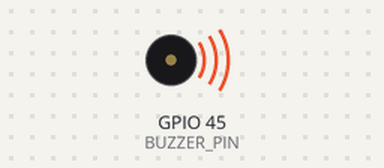
Simulated run of this sketch. Board: Seeed XIAO ESP32-S3. Shown: buzzer (waves = sounding). What the sketch prints to the serial monitor is not drawn.

Above: at 0.3 s.
At 17.49 s:
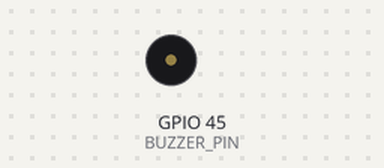
Timing chart, 0 to 20.7 s (numbered marks = the images above):
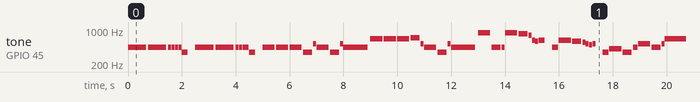

The sketch:

BuzzerWithTone.ino
```cpp
// BuzzerWithTone.ino
//
// Play the Imperial March (Darth Vader theme) on the onboard passive buzzer
// of the Seeed Studio reTerminal E1002.
//
// Melody data adapted from https://github.com/robsoncouto/arduino-songs
// by Robson Couto, 2019 (found in RadioLib AFSK_Imperial_March example).
//
// Score format: pairs of (frequency_Hz, duration_divisor).
//   Divisor > 0  →  whole_note / divisor  (e.g. 4 = quarter note)
//   Divisor < 0  →  dotted note = (whole_note / abs(divisor)) * 1.5
//   Frequency 0  →  rest
//
// Required Arduino settings (Tools menu):
//   Board        : XIAO_ESP32S3
//   Upload Speed : 115200
//
// Pin mapping:
//   GPIO 45  Buzzer (passive)
//   GPIO 43  UART1 TX  (carrier board USB-UART bridge)
//   GPIO 44  UART1 RX

#include <Arduino.h>

// ===== Serial / logging =====================================================
#define LOG_BAUD    115200
#define LOG_TX_PIN  43
#define LOG_RX_PIN  44
#define LOG_PRINT(x)    do { Serial1.print(x);    Serial.print(x);    } while(0)
#define LOG_PRINTLN(x)  do { Serial1.println(x);  Serial.println(x);  } while(0)
#define LOG_PRINTF(...) do { Serial1.printf(__VA_ARGS__); Serial.printf(__VA_ARGS__); } while(0)

// ===== Buzzer ===============================================================
#define BUZZER_PIN 45   // GPIO45

// ===== Imperial March melody ================================================
// Format: {freq_hz, divisor}  — pairs, so melody length must be even.
// Negative divisor = dotted note (duration * 1.5).
// 0 frequency = rest.
static const int kMelody[] = {
    // Darth Vader theme (Imperial March) — Star Wars
    // Source: https://musescore.com/user/202909/scores/1141521 (tenor sax part)
    // Adapted from https://github.com/robsoncouto/arduino-songs

    440,-4, 440,-4, 440,16, 440,16, 440,16, 440,16, 349,8,  0,8,
    440,-4, 440,-4, 440,16, 440,16, 440,16, 440,16, 349,8,  0,8,
    440,4,  440,4,  440,4,  349,-8, 523,16,

    440,4,  349,-8, 523,16, 440,2,
    659,4,  659,4,  659,4,  698,-8, 523,16,
    440,4,  349,-8, 523,16, 440,2,

    880,4,  440,-8, 440,16, 880,4,  831,-8, 784,16,
    622,16, 587,16, 622,8,  0,8,    440,8,  622,4,  587,-8, 554,16,

    523,16, 494,16, 523,16, 0,8,    349,8,  415,4,  349,-8, 440,-16,
    523,4,  440,-8, 523,16, 659,2,

    880,4,  440,-8, 440,16, 880,4,  831,-8, 784,16,
    622,16, 587,16, 622,8,  0,8,    440,8,  622,4,  587,-8, 554,16,

    523,16, 494,16, 523,16, 0,8,    349,8,  415,4,  349,-8, 440,-16,
    440,4,  349,-8, 523,16, 440,2,
};
static const int kMelodyLen = sizeof(kMelody) / sizeof(kMelody[0]);

// BPM 120 → whole note = 60000*4/120 = 2000 ms
static const int kWholeDurationMs = 2000;

// =============================================================================
// Score player
// =============================================================================

static void playImperialMarch()
{
    for (int i = 0; i < kMelodyLen; i += 2) {
        int freq    = kMelody[i];
        int divisor = kMelody[i + 1];

        int durationMs;
        if (divisor > 0) {
            durationMs = kWholeDurationMs / divisor;
        } else {
            // Dotted note: regular duration * 1.5
            durationMs = (kWholeDurationMs / (-divisor)) * 3 / 2;
        }

        // Play for 90 % of the duration, then silence for 10 % to articulate.
        int soundMs = durationMs * 9 / 10;
        int gapMs   = durationMs - soundMs;

        if (freq > 0) {
            tone(BUZZER_PIN, freq, soundMs);
        }
        delay(soundMs);
        noTone(BUZZER_PIN);
        delay(gapMs);
    }
}

// =============================================================================
// setup / loop
// =============================================================================

void setup()
{
    Serial1.begin(LOG_BAUD, SERIAL_8N1, LOG_RX_PIN, LOG_TX_PIN);
    Serial.begin(LOG_BAUD);
    for (uint32_t t = millis(); !Serial && (millis() - t < 2000); ) delay(10);

    LOG_PRINTLN(F("\n[E1002] BuzzerWithTone — Imperial March"));

    pinMode(BUZZER_PIN, OUTPUT);
    digitalWrite(BUZZER_PIN, LOW);
}

void loop()
{
    LOG_PRINTLN(F("[buzz] Playing Imperial March ..."));
    playImperialMarch();
    LOG_PRINTLN(F("[buzz] Done. Pausing 3 s."));
    delay(3000);
}
```

Measured:
- by itself, tone on GPIO 45 (BUZZER_PIN): plays 440 Hz for 0.68 s, 440 Hz for 0.68 s, 440 Hz for 0.11 s, 440 Hz for 0.11 s, 440 Hz for 0.11 s, 440 Hz for 0.11 s … (327 notes in this stretch)
